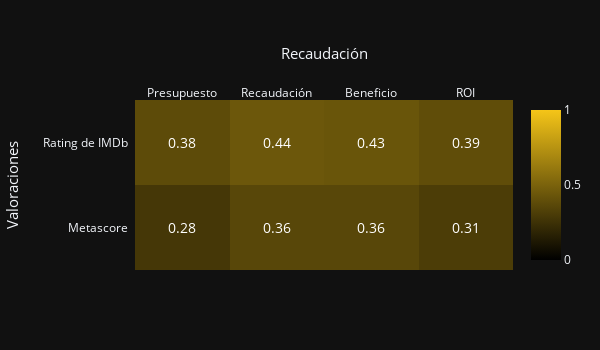

Notebook code cell kept with this figure:
### Code cell
import plotly.figure_factory as ff

fig = ff.create_annotated_heatmap(accion.round(2).to_numpy().tolist(),
                x=['Presupuesto', 'Recaudación', 'Beneficio', 'ROI'],
                y=['Rating de IMDb', 'Metascore'],
                colorscale=[[0, "black"], [1, '#f5c518']],
                font_colors = ['white'],
                showscale=True,
                zmin=0, zmax=1,
               )

fig.update_layout(width=600, height=350,  template="plotly_dark",
                 )

fig.update_xaxes(
    title_text = "Recaudación",
    title_font = {"size": 15},
    title_standoff = 20,
)

fig.update_yaxes(
    title_text = "Valoraciones",
    title_font = {"size": 15},
    title_standoff = 20,
    autorange="reversed"
)    

# Make text size bigger
for i in range(len(fig.layout.annotations)):
    fig.layout.annotations[i].font.size = 14
    
fig.show()

### Figure 1 — Plotly figure (JSON) as saved in the notebook; plotly's stock layout.template omitted (floating-point values rounded to 4 significant figures)
{"data": [{"colorscale": [[0, "black"], [1, "#f5c518"]], "reversescale": false, "showscale": true, "type": "heatmap", "x": ["Presupuesto", "Recaudación", "Beneficio", "ROI"], "y": ["Rating de IMDb", "Metascore"], "z": [[0.38, 0.44, 0.43, 0.39], [0.28, 0.36, 0.36, 0.31]], "zmax": 1, "zmin": 0}], "layout": {"annotations": [{"font": {"color": "white", "size": 14}, "showarrow": false, "text": "0.38", "x": "Presupuesto", "xref": "x", "y": "Rating de IMDb", "yref": "y"}, {"font": {"color": "white", "size": 14}, "showarrow": false, "text": "0.44", "x": "Recaudación", "xref": "x", "y": "Rating de IMDb", "yref": "y"}, {"font": {"color": "white", "size": 14}, "showarrow": false, "text": "0.43", "x": "Beneficio", "xref": "x", "y": "Rating de IMDb", "yref": "y"}, {"font": {"color": "white", "size": 14}, "showarrow": false, "text": "0.39", "x": "ROI", "xref": "x", "y": "Rating de IMDb", "yref": "y"}, {"font": {"color": "white", "size": 14}, "showarrow": false, "text": "0.28", "x": "Presupuesto", "xref": "x", "y": "Metascore", "yref": "y"}, {"font": {"color": "white", "size": 14}, "showarrow": false, "text": "0.36", "x": "Recaudación", "xref": "x", "y": "Metascore", "yref": "y"}, {"font": {"color": "white", "size": 14}, "showarrow": false, "text": "0.36", "x": "Beneficio", "xref": "x", "y": "Metascore", "yref": "y"}, {"font": {"color": "white", "size": 14}, "showarrow": false, "text": "0.31", "x": "ROI", "xref": "x", "y": "Metascore", "yref": "y"}], "height": 350, "width": 600, "xaxis": {"autorange": true, "dtick": 1, "gridcolor": "rgb(0, 0, 0)", "range": [-0.5, 3.5], "side": "top", "ticks": "", "title": {"font": {"size": 15}, "standoff": 20, "text": "Recaudación"}, "type": "category"}, "yaxis": {"autorange": true, "dtick": 1, "range": [1.5, -0.5], "ticks": "", "ticksuffix": "  ", "title": {"font": {"size": 15}, "standoff": 20, "text": "Valoraciones"}, "type": "category"}}}
